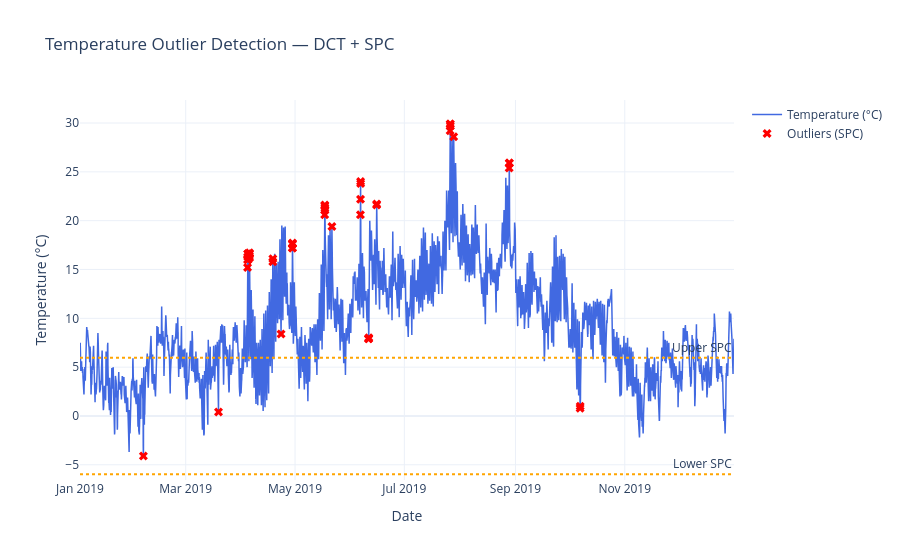

Notebook code cell kept with this figure:
### Markdown cell above
### Step 5 — Outlier Detection on Temperature using DCT + SPC

### Code cell
import numpy as np
import pandas as pd
import plotly.graph_objects as go
from scipy.fftpack import dct, idct

def plot_temperature_outliers_dct(df, cutoff=100, n_std=3):

    if "temperature_2m" not in df.columns:
        raise KeyError("Expected 'temperature_2m' column in DataFrame.")

    # --- Clean and copy ---
    df = df.copy()
    df["temperature_2m"] = df["temperature_2m"].interpolate().fillna(method="bfill")

    # --- Discrete Cosine Transform (DCT) ---
    temp = df["temperature_2m"].values
    dct_temp = dct(temp, norm='ortho')

    # --- High-pass filtering: zero out low frequencies ---
    dct_filtered = np.copy(dct_temp)
    dct_filtered[:cutoff] = 0  # keep only high-frequency components

    # --- Inverse DCT to get SATV (seasonally adjusted temperature variation) ---
    satv = idct(dct_filtered, norm='ortho')
    df["SATV"] = satv

    # --- SPC limits based on robust stats ---
    mean_satv = np.mean(satv)
    std_satv = np.std(satv)
    upper_limit = mean_satv + n_std * std_satv
    lower_limit = mean_satv - n_std * std_satv
    df["outlier"] = (satv > upper_limit) | (satv < lower_limit)

    # --- Plot ---
    fig = go.Figure()

    # Base temperature line
    fig.add_trace(go.Scatter(
        x=df.index, y=df["temperature_2m"],
        mode="lines",
        name="Temperature (°C)",
        line=dict(color="royalblue", width=1.5)
    ))

    # Outliers
    fig.add_trace(go.Scatter(
        x=df.index[df["outlier"]],
        y=df["temperature_2m"][df["outlier"]],
        mode="markers",
        name="Outliers (SPC)",
        marker=dict(color="red", size=8, symbol="x"),
        hovertemplate="<b>%{x}</b><br>Temp: %{y:.2f}°C"
    ))

    # SPC lines
    fig.add_hline(y=upper_limit, line_dash="dot", line_color="orange", annotation_text="Upper SPC")
    fig.add_hline(y=lower_limit, line_dash="dot", line_color="orange", annotation_text="Lower SPC")

    fig.update_layout(
        title="Temperature Outlier Detection — DCT + SPC",
        xaxis_title="Date",
        yaxis_title="Temperature (°C)",
        template="plotly_white",
        hovermode="x unified"
    )

    fig.show()

    # --- Return summary ---
    outlier_count = df["outlier"].sum()
    return {
        "outlier_count": int(outlier_count),
        "total_points": len(df),
        "outlier_percent": round(100 * outlier_count / len(df), 2)
    }

# Run for Bergen 2019
temp_summary = plot_temperature_outliers_dct(df_bergen_2019, cutoff=100, n_std=3)
temp_summary

### Figure 1 — Plotly figure (JSON) as saved in the notebook; plotly's stock layout.template omitted (floating-point values rounded to 4 significant figures; data arrays with more than 128 entries replaced by an {"elided": "..."} marker saying what was removed)
{"data": [{"line": {"color": "royalblue", "width": 1.5}, "mode": "lines", "name": "Temperature (°C)", "type": "scatter", "x": {"elided": "8760 str values"}, "y": {"elided": "8760 float values"}}, {"hovertemplate": "<b>%{x}</b><br>Temp: %{y:.2f}°C", "marker": {"color": "red", "size": 8, "symbol": "x"}, "mode": "markers", "name": "Outliers (SPC)", "type": "scatter", "x": ["2019-02-05T09:00:00", "2019-03-19T07:00:00", "2019-04-04T12:00:00", "2019-04-04T13:00:00", "2019-04-04T14:00:00", "2019-04-04T15:00:00", "2019-04-04T16:00:00", "2019-04-04T17:00:00", "2019-04-05T13:00:00", "2019-04-05T14:00:00", "2019-04-05T15:00:00", "2019-04-05T16:00:00", "2019-04-18T14:00:00", "2019-04-18T15:00:00", "2019-04-23T05:00:00", "2019-04-29T11:00:00", "2019-04-29T12:00:00", "2019-04-29T13:00:00", "2019-04-29T14:00:00", "2019-04-29T15:00:00", "2019-05-17T13:00:00", "2019-05-17T14:00:00", "2019-05-17T15:00:00", "2019-05-17T16:00:00", "2019-05-17T17:00:00", "2019-05-21T14:00:00", "2019-06-06T12:00:00", "2019-06-06T13:00:00", "2019-06-06T14:00:00", "2019-06-06T15:00:00", "2019-06-10T23:00:00", "2019-06-11T03:00:00", "2019-06-11T04:00:00", "2019-06-15T13:00:00", "2019-06-15T14:00:00", "2019-07-26T13:00:00", "2019-07-26T14:00:00", "2019-07-26T15:00:00", "2019-07-26T16:00:00", "2019-07-28T13:00:00", "2019-08-28T12:00:00", "2019-08-28T13:00:00", "2019-08-28T14:00:00", "2019-10-07T02:00:00", "2019-10-07T03:00:00"], "y": [-4.1, 0.4, 15.2, 16.0, 16.3, 16.6, 16.6, 16.0, 16.4, 16.7, 16.6, 16.2, 15.8, 16.1, 8.4, 17.2, 17.6, 17.6, 17.7, 17.2, 20.6, 21.5, 21.6, 21.3, 21.1, 19.4, 20.6, 22.2, 24.0, 23.8, 7.9, 7.9, 8.0, 21.6, 21.7, 29.2, 29.9, 29.9, 29.7, 28.6, 25.4, 25.9, 25.9, 0.8, 1.0]}], "layout": {"annotations": [{"showarrow": false, "text": "Upper SPC", "x": 1, "xanchor": "right", "xref": "x domain", "y": 5.964, "yanchor": "bottom", "yref": "y"}, {"showarrow": false, "text": "Lower SPC", "x": 1, "xanchor": "right", "xref": "x domain", "y": -5.964, "yanchor": "bottom", "yref": "y"}], "hovermode": "x unified", "shapes": [{"line": {"color": "orange", "dash": "dot"}, "type": "line", "x0": 0, "x1": 1, "xref": "x domain", "y0": 5.964, "y1": 5.964, "yref": "y"}, {"line": {"color": "orange", "dash": "dot"}, "type": "line", "x0": 0, "x1": 1, "xref": "x domain", "y0": -5.964, "y1": -5.964, "yref": "y"}], "title": {"text": "Temperature Outlier Detection — DCT + SPC"}, "xaxis": {"title": {"text": "Date"}}, "yaxis": {"title": {"text": "Temperature (°C)"}}}}
